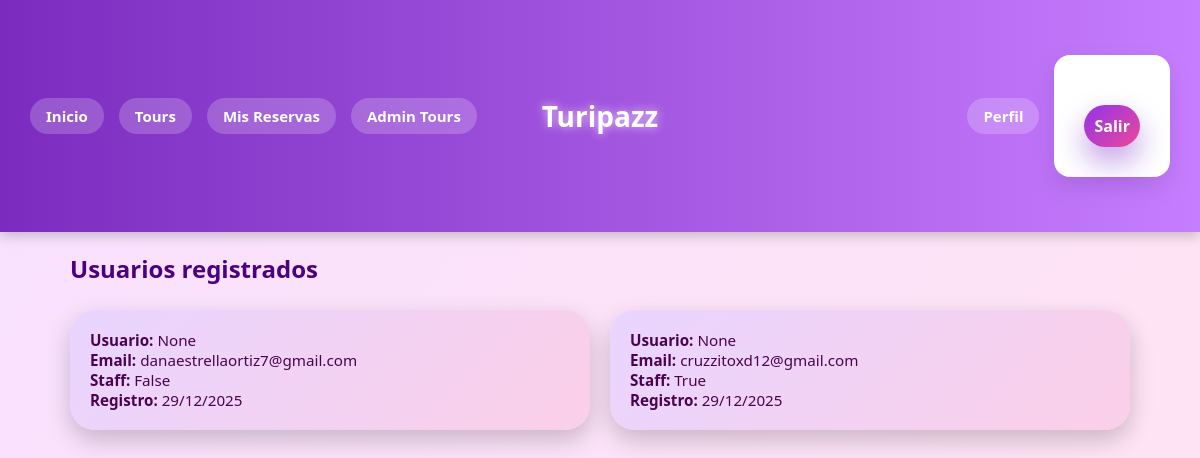
/usuarios/ (signed in), run on the app's committed database.
### turismo/models.py (models this page shows, shortened)
class Usuario(AbstractUser):
    username = None
    email = models.EmailField(unique=True)
    nombre = models.CharField(max_length=50)
    apellido = models.CharField(max_length=50)
    telefono = models.CharField(max_length=15, blank=True)
    objects = UsuarioManager()
    USERNAME_FIELD = "email"
    REQUIRED_FIELDS = ["nombre", "apellido"]

### turismo/views.py (the view)
# urls.py: path('usuarios/', views.ver_usuarios, name='ver_usuarios'),
@staff_member_required
def ver_usuarios(request):
    usuarios = User.objects.all().order_by('-date_joined')
    return render(request, 'usuarios/ver_usuarios.html', {'usuarios': usuarios})

### turismo/templates/usuarios/ver_usuarios.html
{% extends "base.html" %}
{% block content %}
<h2>Usuarios registrados</h2>
<div class="grid">
    {% for u in usuarios %}
        <div class="card">
            <p><b>Usuario:</b> {{ u.username }}</p>
            <p><b>Email:</b> {{ u.email }}</p>
            <p><b>Staff:</b> {{ u.is_staff }}</p>
            <p><b>Registro:</b> {{ u.date_joined|date:"d/m/Y" }}</p>
        </div>
    {% endfor %}
</div>
{% endblock %}

### turismo/static/css/styles.css (style rules this page uses)
* { margin: 0; padding: 0; box-sizing: border-box; font-family: 'Poppins', 'Segoe UI', sans-serif; }
body { background: linear-gradient(135deg, #fbc2eb, #a18cd1); min-height: 100vh; animation: bgMove 10s infinite alternate; }
h2 { margin-bottom: 25px; color: #4b0082; font-weight: 700; }
.card { background: rgba(255, 255, 255, 0.95); border-radius: 20px; padding: 25px; margin-bottom: 25px; box-shadow: 0 20px 40px rgba(106,17,203,0.25); transition: transform 0.4s, box-shadow 0.4s; animation: fadeIn 0.8s ease; }
* { margin: 0; padding: 0; box-sizing: border-box; font-family: 'Segoe UI', sans-serif; }
body { background: linear-gradient(120deg, #f8e1ff, #ffe4f2); min-height: 100vh; }
.card { background: white; padding: 20px; border-radius: 18px; box-shadow: 0 10px 20px rgba(0,0,0,0.1); transition: transform 0.3s ease; }
.grid { display: grid; grid-template-columns: repeat(auto-fit, minmax(280px, 1fr)); gap: 20px; }
.card { background: white; border-radius: 16px; padding: 15px; box-shadow: 0 10px 25px rgba(0,0,0,.15); transition: transform .3s; }
.card { background: linear-gradient(135deg, #d8b4f8, #fbcfe8); border-radius: 20px; padding: 20px; margin-bottom: 20px; box-shadow: 0 8px 20px rgba(0,0,0,0.15); transition: transform 0.3s ease; }
.card p { color: #4a044e; font-size: 1rem; text-align: justify; }
.card { min-width: 300px; scroll-snap-align: center; background: linear-gradient(135deg, #e9d5ff, #fbcfe8); border-radius: 25px; padding: 20px; box-shadow: 0 10px 25px rgba(0,0,0,0.2); transition: transform 0.4s ease; }
.card p { color: #4a044e; font-size: 0.95rem; }
.grid { display: grid; grid-template-columns: repeat(auto-fit, minmax(280px, 1fr)); gap: 20px; margin-bottom: 50px; }

### data on the page
Usuario: username "None", email "danaestrellaortiz7@gmail.com", is_staff "False", date_joined "29/12/2025"
Usuario: username "None", email "cruzzitoxd12@gmail.com", is_staff "True", date_joined "29/12/2025"
